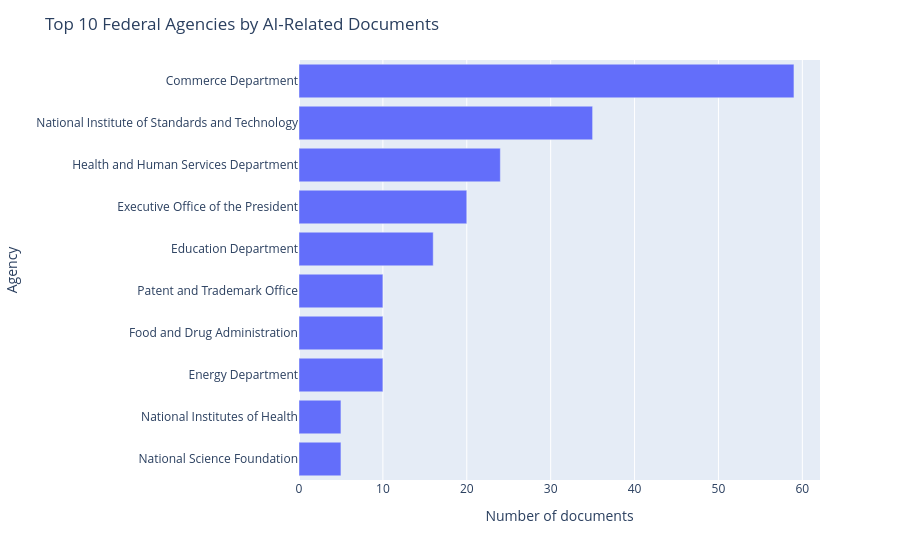

Here is the notebook cell this chart was saved with:
### Code cell
# Chart 1 — Top 10 agencies by AI-related document count (horizontal bar)
agency_counts = agency_rows(df).value_counts().head(10).sort_values(ascending=True)

fig1 = px.bar(
    x=agency_counts.values,
    y=agency_counts.index.astype(str),
    orientation="h",
    labels={"x": "Number of documents", "y": "Agency"},
)
fig1.update_layout(
    title="Top 10 Federal Agencies by AI-Related Documents",
    showlegend=False,
    yaxis={"categoryorder": "total ascending"},
)
fig1.write_image(str(BASE_DIR / "chart1_agencies.png"), scale=2)
fig1.show()
print("Saved", BASE_DIR / "chart1_agencies.png")

### Figure 1 — Plotly figure (JSON) as saved in the notebook; plotly's stock layout.template omitted (floating-point values rounded to 4 significant figures)
{"data": [{"hovertemplate": "Number of documents=%{x}<br>Agency=%{y}<extra></extra>", "legendgroup": "", "marker": {"color": "#636efa", "pattern": {"shape": ""}}, "name": "", "orientation": "h", "showlegend": false, "textposition": "auto", "type": "bar", "x": [5, 5, 10, 10, 10, 16, 20, 24, 35, 59], "xaxis": "x", "y": ["National Science Foundation", "National Institutes of Health", "Energy Department", "Food and Drug Administration", "Patent and Trademark Office", "Education Department", "Executive Office of the President", "Health and Human Services Department", "National Institute of Standards and Technology", "Commerce Department"], "yaxis": "y"}], "layout": {"barmode": "relative", "legend": {"tracegroupgap": 0}, "margin": {"t": 60}, "showlegend": false, "title": {"text": "Top 10 Federal Agencies by AI-Related Documents"}, "xaxis": {"anchor": "y", "domain": [0.0, 1.0], "title": {"text": "Number of documents"}}, "yaxis": {"anchor": "x", "categoryorder": "total ascending", "domain": [0.0, 1.0], "title": {"text": "Agency"}}}}
